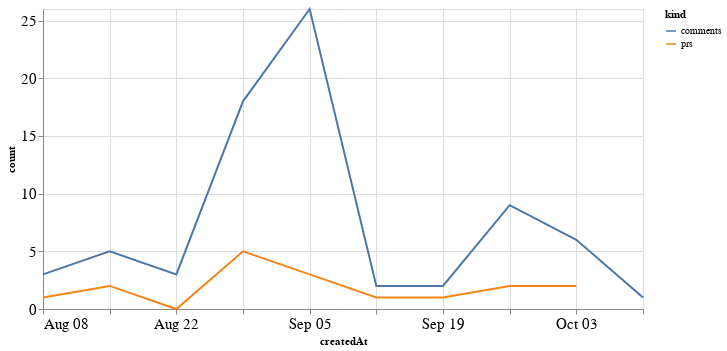

Source (notebook cell):
### Code cell
alt.Chart(total_time, width=600).mark_line().encode(
    x='createdAt',
    y='count',
    color='kind'
)

### Figure 1 — Vega-Lite specification as saved in the notebook (floating-point values rounded to 4 significant figures)
{"config": {"axisLeft": {"labelFontSize": 15}, "axisBottom": {"labelFontSize": 15}}, "data": {"name": "data-11b22cf2d9c59639cbd4403dcd896859"}, "mark": "line", "encoding": {"color": {"type": "nominal", "field": "kind"}, "x": {"type": "temporal", "field": "createdAt"}, "y": {"type": "quantitative", "field": "count"}}, "width": 600, "$schema": "https://vega.github.io/schema/vega-lite/v4.8.1.json", "datasets": {"data-11b22cf2d9c59639cbd4403dcd896859": [{"createdAt": "2021-08-08T00:00:00", "kind": "prs", "count": 1.0}, {"createdAt": "2021-08-15T00:00:00", "kind": "prs", "count": 2.0}, {"createdAt": "2021-08-22T00:00:00", "kind": "prs", "count": 0.0}, {"createdAt": "2021-08-29T00:00:00", "kind": "prs", "count": 5.0}, {"createdAt": "2021-09-05T00:00:00", "kind": "prs", "count": 3.0}, {"createdAt": "2021-09-12T00:00:00", "kind": "prs", "count": 1.0}, {"createdAt": "2021-09-19T00:00:00", "kind": "prs", "count": 1.0}, {"createdAt": "2021-09-26T00:00:00", "kind": "prs", "count": 2.0}, {"createdAt": "2021-10-03T00:00:00", "kind": "prs", "count": 2.0}, {"createdAt": "2021-10-10T00:00:00", "kind": "prs", "count": null}, {"createdAt": "2021-08-08T00:00:00", "kind": "comments", "count": 3.0}, {"createdAt": "2021-08-15T00:00:00", "kind": "comments", "count": 5.0}, {"createdAt": "2021-08-22T00:00:00", "kind": "comments", "count": 3.0}, {"createdAt": "2021-08-29T00:00:00", "kind": "comments", "count": 18.0}, {"createdAt": "2021-09-05T00:00:00", "kind": "comments", "count": 26.0}, {"createdAt": "2021-09-12T00:00:00", "kind": "comments", "count": 2.0}, {"createdAt": "2021-09-19T00:00:00", "kind": "comments", "count": 2.0}, {"createdAt": "2021-09-26T00:00:00", "kind": "comments", "count": 9.0}, {"createdAt": "2021-10-03T00:00:00", "kind": "comments", "count": 6.0}, {"createdAt": "2021-10-10T00:00:00", "kind": "comments", "count": 1.0}]}}
